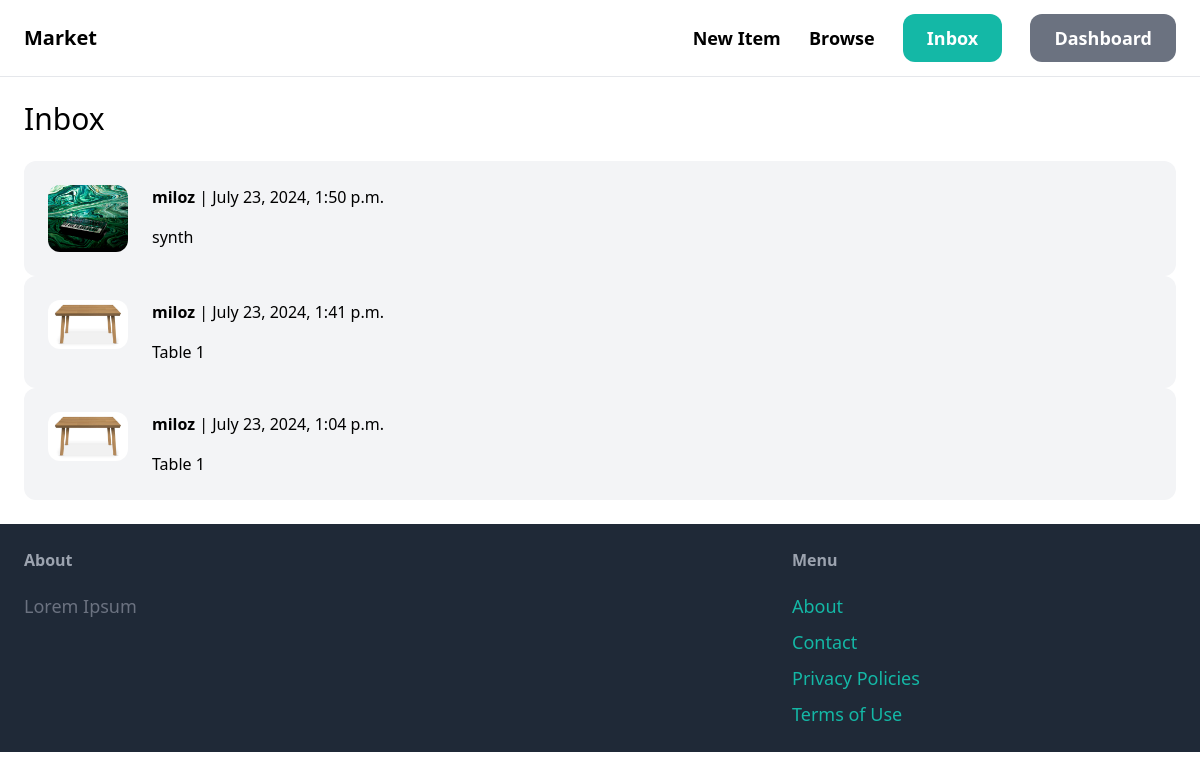
The page /inbox/ (signed in) on the database its author committed.
### conversation/models.py (models this page shows)
class Conversation(models.Model):
    item = models.ForeignKey(Item, related_name='conversations', on_delete=models.CASCADE)
    members = models.ManyToManyField(User, related_name='conversations')
    created_at = models.DateTimeField(auto_now_add=True)
    modified_at = models.DateTimeField(auto_now=True)
    class Meta:
        ordering = ('-modified_at',)

### item/models.py (models this page shows, shortened)
class Item(models.Model):
    category = models.ForeignKey(Category, related_name='items', on_delete=models.CASCADE)
    name = models.CharField(max_length=255)
    description = models.TextField(blank=True, null=True)
    price = models.FloatField()
    image = models.ImageField(upload_to='item_images', blank=True, null=True)
    is_sold = models.BooleanField(default=False)
    created_by = models.ForeignKey(User, related_name='items', on_delete=models.CASCADE)
    created_at = models.DateTimeField(auto_now_add=True)

### conversation/views.py (the view)
# urls.py: path('', views.inbox, name='inbox'),
@login_required
def inbox(request):
    conversations = Conversation.objects.filter(members__in=[request.user.id])
    return render(request, 'conversation/inbox.html', {
        'conversations': conversations
    })

### conversation/templates/conversation/inbox.html (shortened to what this page needs)
{% extends 'core/base.html' %}
{% block content %}
<h1 class="mb-6 text-3xl">Inbox</h1>
<div class="space-y-6">
    {% for conversation in conversations %}
        <a href="{% url 'conversation:detail' conversation.id %}">
            <div class="p-6 flex bg-gray-100 rounded-xl">
                <div class="pr-6">
                    <img src="{{ conversation.item.image.url }}" class="w-20 rounded-xl">
                </div>
                <div>
                    {% for member in conversation.members.all %}
                        {% if member != request.user %}
                            <p class="mb-4"><strong>{{ member.username }}</strong> | {{ conversation.modified_at }}</p>
                            <p>{{ conversation.item.name }}</p>
                        {% endif %}
                    {% endfor %}
                </div>
            </div>
        </a>
    {% endfor %}
</div>
{% endblock %}

### rows shown on the page
Conversation: item.image (picture), modified_at "July 23, 2024, 1:50 p.m.", item.name "synth"
Conversation: item.image (picture), modified_at "July 23, 2024, 1:41 p.m.", item.name "Table 1"
Conversation: item.image (picture), modified_at "July 23, 2024, 1:04 p.m.", item.name "Table 1"

### other values the page prints
{{ member.username }} "miloz"
